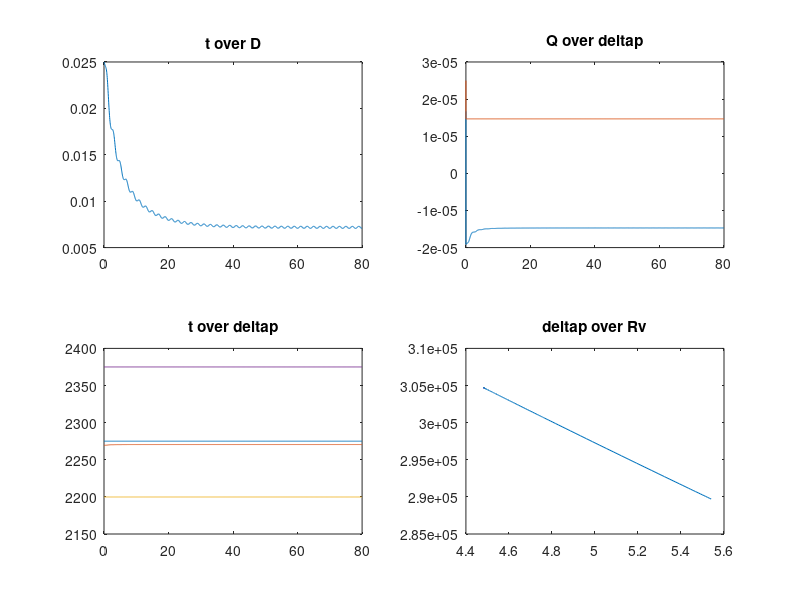
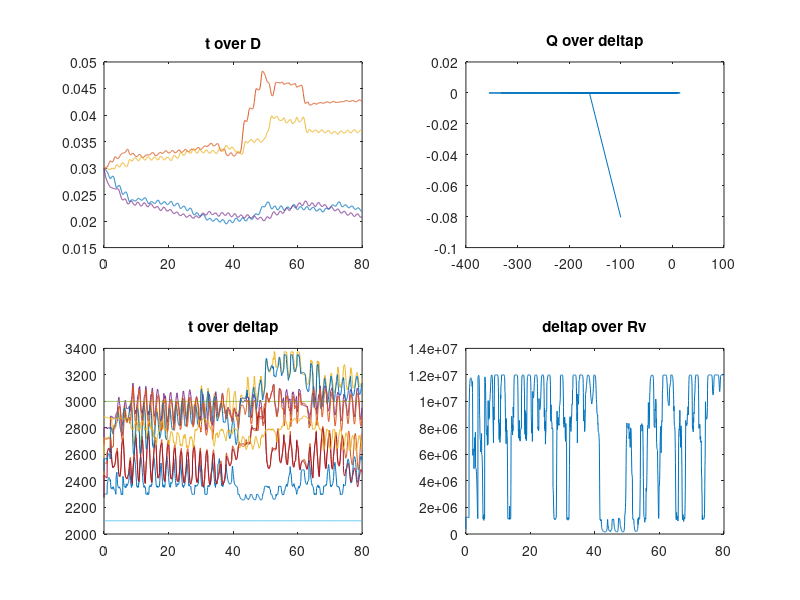

MATLAB code for these plots, in order:
clear
clc

N = 4;

D = csvread('Dall1.csv');
Q = csvread('Qall1.csv');
p = csvread('pall1.csv');
Rv = csvread('Rvall1.csv');
t = csvread('time1.csv')';

Dn = csvread('Dalln.csv');
Qn = csvread('Qalln.csv');
pn = csvread('palln.csv');
Rvn = csvread('Rvalln.csv');
tn = csvread('timen.csv')';

figure(1)


pa = 2275 * ones(1,length(p));
pb = 2375 * ones(1, length(p));
p = [pa;p;pb];

subplot(2,2,1)
plot(t, D) 
deltap = [p(1,:) - p(2,:); p(3,:) - p(4,:)] ;
deltap = deltap(:,2:end);
title("t over D")

subplot(2,2,2)
plot(t, Q)
title("Q over deltap")

subplot(2,2,3)
plot(t(1,2:end), p(:,2:end))
title("t over deltap")

subplot(2,2,4)
plot(deltap(1,:), Rv(1,2:end))
title("deltap over Rv")

figure(2)
pan = 2100 * ones(1,length(pn));
pbn = 3000 * ones(1,length(pn));

Qn = [Qn(1:N,:); Qn(2*N,:)];
Rvn = [Rvn(1:N,:); Rvn(2*N,:)];
pn = [pn(1:N,:);pbn;pan;pn(N+1:2*N,:)];

subplot(2,2,1)
plot(tn, Dn) 
%plot(tn, Qn(1,:))

for i = 1:N+1
    deltapn(i,:) = pn(N+1+i,:) - pn(i,:);   
end
deltap = deltap(1,2:end);
title("t over D")

subplot(2,2,2)
plot(deltapn(3,:), Qn(3,:))
title("Q over deltap")

subplot(2,2,3)
plot(tn, pn)
title("t over deltap")

subplot(2,2,4)
plot(tn, Rvn(1,:))
title("deltap over Rv")














